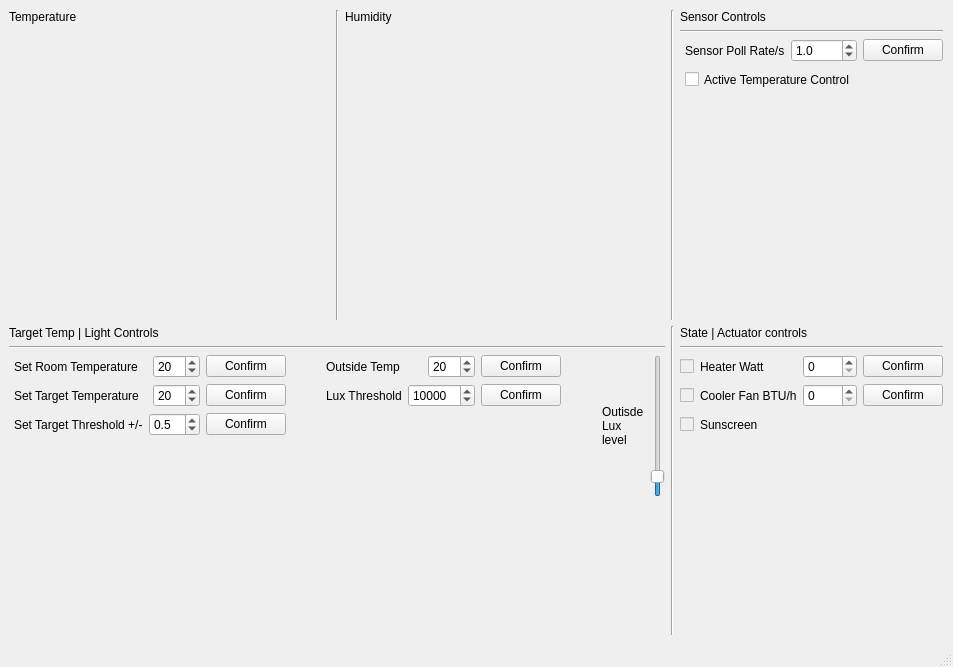
<?xml version="1.0" encoding="UTF-8"?>
<ui version="4.0">
 <class>MainWindow</class>
 <widget class="QMainWindow" name="MainWindow">
  <property name="geometry">
   <rect>
    <x>0</x>
    <y>0</y>
    <width>953</width>
    <height>667</height>
   </rect>
  </property>
  <property name="windowTitle">
   <string>MainWindow</string>
  </property>
  <widget class="QWidget" name="centralwidget">
   <property name="enabled">
    <bool>true</bool>
   </property>
   <layout class="QGridLayout" name="gridLayout">
    <property name="topMargin">
     <number>10</number>
    </property>
    <property name="rightMargin">
     <number>10</number>
    </property>
    <property name="bottomMargin">
     <number>10</number>
    </property>
    <item row="0" column="2">
     <layout class="QVBoxLayout" name="verticalLayout_3">
      <item>
       <widget class="QLabel" name="label_5">
        <property name="sizePolicy">
         <sizepolicy hsizetype="Minimum" vsizetype="Minimum">
          <horstretch>0</horstretch>
          <verstretch>0</verstretch>
         </sizepolicy>
        </property>
        <property name="text">
         <string>Sensor Controls</string>
        </property>
       </widget>
      </item>
      <item>
       <widget class="Line" name="line_2">
        <property name="orientation">
         <enum>Qt::Horizontal</enum>
        </property>
       </widget>
      </item>
      <item>
       <layout class="QHBoxLayout" name="horizontalLayout_5">
        <property name="leftMargin">
         <number>5</number>
        </property>
        <item>
         <widget class="QLabel" name="label_10">
          <property name="text">
           <string>Sensor Poll Rate/s</string>
          </property>
         </widget>
        </item>
        <item>
         <widget class="QDoubleSpinBox" name="SensorPollRateBox">
          <property name="decimals">
           <number>1</number>
          </property>
          <property name="maximum">
           <double>10.000000000000000</double>
          </property>
          <property name="singleStep">
           <double>0.500000000000000</double>
          </property>
          <property name="value">
           <double>1.000000000000000</double>
          </property>
         </widget>
        </item>
        <item>
         <widget class="QPushButton" name="PollRateConfirm">
          <property name="text">
           <string>Confirm</string>
          </property>
         </widget>
        </item>
       </layout>
      </item>
      <item>
       <layout class="QHBoxLayout" name="horizontalLayout_6">
        <property name="leftMargin">
         <number>5</number>
        </property>
        <item>
         <widget class="QCheckBox" name="ActiveTempControlCheckBox">
          <property name="minimumSize">
           <size>
            <width>0</width>
            <height>23</height>
           </size>
          </property>
          <property name="text">
           <string>Active Temperature Control</string>
          </property>
          <property name="checked">
           <bool>false</bool>
          </property>
         </widget>
        </item>
       </layout>
      </item>
      <item>
       <spacer name="verticalSpacer">
        <property name="orientation">
         <enum>Qt::Vertical</enum>
        </property>
        <property name="sizeHint" stdset="0">
         <size>
          <width>20</width>
          <height>20</height>
         </size>
        </property>
       </spacer>
      </item>
     </layout>
    </item>
    <item row="1" column="0">
     <layout class="QVBoxLayout" name="verticalLayout_4">
      <item>
       <widget class="QLabel" name="label_2">
        <property name="text">
         <string>Target Temp | Light Controls</string>
        </property>
       </widget>
      </item>
      <item>
       <widget class="Line" name="line">
        <property name="orientation">
         <enum>Qt::Horizontal</enum>
        </property>
       </widget>
      </item>
      <item>
       <layout class="QHBoxLayout" name="horizontalLayout_4">
        <item>
         <layout class="QVBoxLayout" name="SetRoomtargetSettings">
          <property name="leftMargin">
           <number>5</number>
          </property>
          <item>
           <layout class="QHBoxLayout" name="horizontalLayout_7">
            <item>
             <widget class="QLabel" name="label_8">
              <property name="text">
               <string>Set Room Temperature</string>
              </property>
             </widget>
            </item>
            <item alignment="Qt::AlignRight">
             <widget class="QSpinBox" name="RoomTempSelectBox">
              <property name="sizePolicy">
               <sizepolicy hsizetype="Fixed" vsizetype="Fixed">
                <horstretch>0</horstretch>
                <verstretch>0</verstretch>
               </sizepolicy>
              </property>
              <property name="layoutDirection">
               <enum>Qt::LeftToRight</enum>
              </property>
              <property name="wrapping">
               <bool>false</bool>
              </property>
              <property name="minimum">
               <number>-40</number>
              </property>
              <property name="maximum">
               <number>100</number>
              </property>
              <property name="value">
               <number>20</number>
              </property>
             </widget>
            </item>
            <item alignment="Qt::AlignRight">
             <widget class="QPushButton" name="RoomTempConfirm">
              <property name="sizePolicy">
               <sizepolicy hsizetype="Fixed" vsizetype="Fixed">
                <horstretch>0</horstretch>
                <verstretch>0</verstretch>
               </sizepolicy>
              </property>
              <property name="layoutDirection">
               <enum>Qt::LeftToRight</enum>
              </property>
              <property name="text">
               <string>Confirm</string>
              </property>
             </widget>
            </item>
           </layout>
          </item>
          <item>
           <layout class="QHBoxLayout" name="horizontalLayout_9">
            <item>
             <widget class="QLabel" name="label_15">
              <property name="text">
               <string>Set Target Temperature</string>
              </property>
             </widget>
            </item>
            <item>
             <widget class="QSpinBox" name="TargetTempSelectBox">
              <property name="sizePolicy">
               <sizepolicy hsizetype="Fixed" vsizetype="Fixed">
                <horstretch>0</horstretch>
                <verstretch>0</verstretch>
               </sizepolicy>
              </property>
              <property name="layoutDirection">
               <enum>Qt::LeftToRight</enum>
              </property>
              <property name="wrapping">
               <bool>false</bool>
              </property>
              <property name="alignment">
               <set>Qt::AlignLeading|Qt::AlignLeft|Qt::AlignVCenter</set>
              </property>
              <property name="minimum">
               <number>-40</number>
              </property>
              <property name="maximum">
               <number>100</number>
              </property>
              <property name="value">
               <number>20</number>
              </property>
             </widget>
            </item>
            <item>
             <widget class="QPushButton" name="TargetTempConfirm">
              <property name="sizePolicy">
               <sizepolicy hsizetype="Fixed" vsizetype="Fixed">
                <horstretch>0</horstretch>
                <verstretch>0</verstretch>
               </sizepolicy>
              </property>
              <property name="layoutDirection">
               <enum>Qt::LeftToRight</enum>
              </property>
              <property name="text">
               <string>Confirm</string>
              </property>
             </widget>
            </item>
           </layout>
          </item>
          <item>
           <layout class="QHBoxLayout" name="horizontalLayout_10">
            <item>
             <widget class="QLabel" name="label_16">
              <property name="text">
               <string>Set Target Threshold +/-</string>
              </property>
             </widget>
            </item>
            <item>
             <widget class="QDoubleSpinBox" name="TargetThreshSelectBox">
              <property name="sizePolicy">
               <sizepolicy hsizetype="Fixed" vsizetype="Fixed">
                <horstretch>0</horstretch>
                <verstretch>0</verstretch>
               </sizepolicy>
              </property>
              <property name="decimals">
               <number>1</number>
              </property>
              <property name="maximum">
               <double>20.000000000000000</double>
              </property>
              <property name="singleStep">
               <double>0.100000000000000</double>
              </property>
              <property name="value">
               <double>0.500000000000000</double>
              </property>
             </widget>
            </item>
            <item>
             <widget class="QPushButton" name="TargetThreshConfirm">
              <property name="sizePolicy">
               <sizepolicy hsizetype="Fixed" vsizetype="Fixed">
                <horstretch>0</horstretch>
                <verstretch>0</verstretch>
               </sizepolicy>
              </property>
              <property name="layoutDirection">
               <enum>Qt::LeftToRight</enum>
              </property>
              <property name="text">
               <string>Confirm</string>
              </property>
             </widget>
            </item>
           </layout>
          </item>
          <item>
           <spacer name="verticalSpacer_5">
            <property name="orientation">
             <enum>Qt::Vertical</enum>
            </property>
            <property name="sizeHint" stdset="0">
             <size>
              <width>20</width>
              <height>40</height>
             </size>
            </property>
           </spacer>
          </item>
         </layout>
        </item>
        <item>
         <spacer name="horizontalSpacer_4">
          <property name="orientation">
           <enum>Qt::Horizontal</enum>
          </property>
          <property name="sizeHint" stdset="0">
           <size>
            <width>40</width>
            <height>20</height>
           </size>
          </property>
         </spacer>
        </item>
        <item>
         <layout class="QVBoxLayout" name="SetOutsideSettings">
          <item>
           <layout class="QHBoxLayout" name="horizontalLayout_8">
            <item>
             <widget class="QLabel" name="label_14">
              <property name="text">
               <string>Outside Temp</string>
              </property>
             </widget>
            </item>
            <item alignment="Qt::AlignRight">
             <widget class="QSpinBox" name="OutTempSelectBox">
              <property name="sizePolicy">
               <sizepolicy hsizetype="Fixed" vsizetype="Fixed">
                <horstretch>0</horstretch>
                <verstretch>0</verstretch>
               </sizepolicy>
              </property>
              <property name="layoutDirection">
               <enum>Qt::LeftToRight</enum>
              </property>
              <property name="wrapping">
               <bool>false</bool>
              </property>
              <property name="minimum">
               <number>-40</number>
              </property>
              <property name="maximum">
               <number>100</number>
              </property>
              <property name="value">
               <number>20</number>
              </property>
             </widget>
            </item>
            <item alignment="Qt::AlignRight">
             <widget class="QPushButton" name="OutTempConfirm">
              <property name="sizePolicy">
               <sizepolicy hsizetype="Fixed" vsizetype="Fixed">
                <horstretch>0</horstretch>
                <verstretch>0</verstretch>
               </sizepolicy>
              </property>
              <property name="layoutDirection">
               <enum>Qt::LeftToRight</enum>
              </property>
              <property name="text">
               <string>Confirm</string>
              </property>
              <property name="autoDefault">
               <bool>false</bool>
              </property>
              <property name="default">
               <bool>false</bool>
              </property>
              <property name="flat">
               <bool>false</bool>
              </property>
             </widget>
            </item>
           </layout>
          </item>
          <item>
           <layout class="QHBoxLayout" name="horizontalLayout_3">
            <item>
             <widget class="QLabel" name="label_7">
              <property name="sizePolicy">
               <sizepolicy hsizetype="Fixed" vsizetype="Preferred">
                <horstretch>0</horstretch>
                <verstretch>0</verstretch>
               </sizepolicy>
              </property>
              <property name="text">
               <string>Lux Threshold</string>
              </property>
             </widget>
            </item>
            <item>
             <widget class="QSpinBox" name="LuxThreshSelectBox">
              <property name="maximum">
               <number>100000</number>
              </property>
              <property name="singleStep">
               <number>100</number>
              </property>
              <property name="value">
               <number>10000</number>
              </property>
             </widget>
            </item>
            <item>
             <widget class="QPushButton" name="LuxThreshConfirm">
              <property name="text">
               <string>Confirm</string>
              </property>
             </widget>
            </item>
           </layout>
          </item>
          <item>
           <spacer name="verticalSpacer_4">
            <property name="orientation">
             <enum>Qt::Vertical</enum>
            </property>
            <property name="sizeHint" stdset="0">
             <size>
              <width>20</width>
              <height>40</height>
             </size>
            </property>
           </spacer>
          </item>
         </layout>
        </item>
        <item>
         <spacer name="horizontalSpacer">
          <property name="orientation">
           <enum>Qt::Horizontal</enum>
          </property>
          <property name="sizeHint" stdset="0">
           <size>
            <width>40</width>
            <height>20</height>
           </size>
          </property>
         </spacer>
        </item>
        <item>
         <layout class="QVBoxLayout" name="verticalLayout_5">
          <item>
           <layout class="QHBoxLayout" name="horizontalLayout_2">
            <item>
             <widget class="QLabel" name="label_11">
              <property name="sizePolicy">
               <sizepolicy hsizetype="Preferred" vsizetype="Preferred">
                <horstretch>0</horstretch>
                <verstretch>0</verstretch>
               </sizepolicy>
              </property>
              <property name="maximumSize">
               <size>
                <width>42</width>
                <height>16777215</height>
               </size>
              </property>
              <property name="text">
               <string>Outisde Lux level</string>
              </property>
              <property name="wordWrap">
               <bool>true</bool>
              </property>
             </widget>
            </item>
            <item>
             <widget class="QSlider" name="OutsideLuxSlider">
              <property name="sizePolicy">
               <sizepolicy hsizetype="Fixed" vsizetype="Fixed">
                <horstretch>0</horstretch>
                <verstretch>0</verstretch>
               </sizepolicy>
              </property>
              <property name="minimumSize">
               <size>
                <width>0</width>
                <height>142</height>
               </size>
              </property>
              <property name="toolTip">
               <string extracomment="Outside Lux Slider"/>
              </property>
              <property name="toolTipDuration">
               <number>2</number>
              </property>
              <property name="whatsThis">
               <string extracomment="Outside Lux Slider"/>
              </property>
              <property name="accessibleName">
               <string extracomment="Outside Lux Slider"/>
              </property>
              <property name="accessibleDescription">
               <string extracomment="Outside Lux Slider"/>
              </property>
              <property name="minimum">
               <number>1</number>
              </property>
              <property name="maximum">
               <number>100000</number>
              </property>
              <property name="value">
               <number>10000</number>
              </property>
              <property name="orientation">
               <enum>Qt::Vertical</enum>
              </property>
             </widget>
            </item>
           </layout>
          </item>
         </layout>
        </item>
       </layout>
      </item>
      <item>
       <spacer name="verticalSpacer_3">
        <property name="orientation">
         <enum>Qt::Vertical</enum>
        </property>
        <property name="sizeType">
         <enum>QSizePolicy::Expanding</enum>
        </property>
        <property name="sizeHint" stdset="0">
         <size>
          <width>0</width>
          <height>0</height>
         </size>
        </property>
       </spacer>
      </item>
     </layout>
    </item>
    <item row="1" column="2">
     <layout class="QVBoxLayout" name="GridVertical4">
      <item>
       <widget class="QLabel" name="label_4">
        <property name="text">
         <string>State | Actuator controls</string>
        </property>
       </widget>
      </item>
      <item>
       <widget class="Line" name="line_3">
        <property name="orientation">
         <enum>Qt::Horizontal</enum>
        </property>
       </widget>
      </item>
      <item>
       <layout class="QHBoxLayout" name="HeaterLayout">
        <property name="spacing">
         <number>6</number>
        </property>
        <item>
         <widget class="QCheckBox" name="HeaterStateBox">
          <property name="enabled">
           <bool>false</bool>
          </property>
          <property name="sizePolicy">
           <sizepolicy hsizetype="Fixed" vsizetype="Fixed">
            <horstretch>0</horstretch>
            <verstretch>0</verstretch>
           </sizepolicy>
          </property>
          <property name="text">
           <string notr="true"/>
          </property>
          <property name="shortcut">
           <string/>
          </property>
          <property name="checkable">
           <bool>true</bool>
          </property>
          <property name="checked">
           <bool>false</bool>
          </property>
          <property name="tristate">
           <bool>false</bool>
          </property>
         </widget>
        </item>
        <item>
         <widget class="QLabel" name="label_9">
          <property name="sizePolicy">
           <sizepolicy hsizetype="Preferred" vsizetype="Preferred">
            <horstretch>0</horstretch>
            <verstretch>0</verstretch>
           </sizepolicy>
          </property>
          <property name="minimumSize">
           <size>
            <width>0</width>
            <height>23</height>
           </size>
          </property>
          <property name="text">
           <string>Heater Watt</string>
          </property>
         </widget>
        </item>
        <item>
         <widget class="QSpinBox" name="HeaterWattSelectBox">
          <property name="sizePolicy">
           <sizepolicy hsizetype="Maximum" vsizetype="Fixed">
            <horstretch>0</horstretch>
            <verstretch>0</verstretch>
           </sizepolicy>
          </property>
          <property name="maximumSize">
           <size>
            <width>16777215</width>
            <height>16777215</height>
           </size>
          </property>
          <property name="layoutDirection">
           <enum>Qt::LeftToRight</enum>
          </property>
          <property name="prefix">
           <string/>
          </property>
          <property name="maximum">
           <number>5000</number>
          </property>
          <property name="singleStep">
           <number>100</number>
          </property>
         </widget>
        </item>
        <item>
         <widget class="QPushButton" name="HeaterWattConfirm">
          <property name="sizePolicy">
           <sizepolicy hsizetype="Fixed" vsizetype="Fixed">
            <horstretch>0</horstretch>
            <verstretch>0</verstretch>
           </sizepolicy>
          </property>
          <property name="layoutDirection">
           <enum>Qt::RightToLeft</enum>
          </property>
          <property name="text">
           <string>Confirm</string>
          </property>
         </widget>
        </item>
       </layout>
      </item>
      <item>
       <layout class="QHBoxLayout" name="CoolerLayout">
        <item>
         <widget class="QCheckBox" name="CoolerStateBox">
          <property name="enabled">
           <bool>false</bool>
          </property>
          <property name="sizePolicy">
           <sizepolicy hsizetype="Fixed" vsizetype="Fixed">
            <horstretch>0</horstretch>
            <verstretch>0</verstretch>
           </sizepolicy>
          </property>
          <property name="autoFillBackground">
           <bool>false</bool>
          </property>
          <property name="text">
           <string/>
          </property>
          <property name="checkable">
           <bool>true</bool>
          </property>
         </widget>
        </item>
        <item>
         <widget class="QLabel" name="label_12">
          <property name="sizePolicy">
           <sizepolicy hsizetype="Preferred" vsizetype="Preferred">
            <horstretch>0</horstretch>
            <verstretch>0</verstretch>
           </sizepolicy>
          </property>
          <property name="minimumSize">
           <size>
            <width>0</width>
            <height>23</height>
           </size>
          </property>
          <property name="text">
           <string>Cooler Fan BTU/h</string>
          </property>
         </widget>
        </item>
        <item>
         <widget class="QSpinBox" name="CoolerBTUSelectBox">
          <property name="sizePolicy">
           <sizepolicy hsizetype="Maximum" vsizetype="Fixed">
            <horstretch>0</horstretch>
            <verstretch>0</verstretch>
           </sizepolicy>
          </property>
          <property name="maximumSize">
           <size>
            <width>16777215</width>
            <height>16777215</height>
           </size>
          </property>
          <property name="prefix">
           <string/>
          </property>
          <property name="maximum">
           <number>5000</number>
          </property>
          <property name="singleStep">
           <number>100</number>
          </property>
         </widget>
        </item>
        <item>
         <widget class="QPushButton" name="CoolerBTUConfirm">
          <property name="sizePolicy">
           <sizepolicy hsizetype="Fixed" vsizetype="Fixed">
            <horstretch>0</horstretch>
            <verstretch>0</verstretch>
           </sizepolicy>
          </property>
          <property name="text">
           <string>Confirm</string>
          </property>
         </widget>
        </item>
       </layout>
      </item>
      <item>
       <layout class="QHBoxLayout" name="SunscreenLayout" stretch="0,0">
        <item>
         <widget class="QCheckBox" name="SunscreenStateBox">
          <property name="enabled">
           <bool>false</bool>
          </property>
          <property name="sizePolicy">
           <sizepolicy hsizetype="Fixed" vsizetype="Fixed">
            <horstretch>0</horstretch>
            <verstretch>0</verstretch>
           </sizepolicy>
          </property>
          <property name="layoutDirection">
           <enum>Qt::LeftToRight</enum>
          </property>
          <property name="autoFillBackground">
           <bool>false</bool>
          </property>
          <property name="text">
           <string/>
          </property>
          <property name="tristate">
           <bool>false</bool>
          </property>
         </widget>
        </item>
        <item>
         <widget class="QLabel" name="label_6">
          <property name="sizePolicy">
           <sizepolicy hsizetype="Preferred" vsizetype="Fixed">
            <horstretch>0</horstretch>
            <verstretch>23</verstretch>
           </sizepolicy>
          </property>
          <property name="minimumSize">
           <size>
            <width>0</width>
            <height>23</height>
           </size>
          </property>
          <property name="layoutDirection">
           <enum>Qt::LeftToRight</enum>
          </property>
          <property name="text">
           <string>Sunscreen</string>
          </property>
          <property name="alignment">
           <set>Qt::AlignLeading|Qt::AlignLeft|Qt::AlignVCenter</set>
          </property>
         </widget>
        </item>
       </layout>
      </item>
      <item>
       <spacer name="verticalSpacer_2">
        <property name="orientation">
         <enum>Qt::Vertical</enum>
        </property>
        <property name="sizeHint" stdset="0">
         <size>
          <width>20</width>
          <height>40</height>
         </size>
        </property>
       </spacer>
      </item>
     </layout>
    </item>
    <item row="0" column="0">
     <layout class="QHBoxLayout" name="horizontalLayout" stretch="1,1,1">
      <property name="sizeConstraint">
       <enum>QLayout::SetDefaultConstraint</enum>
      </property>
      <item>
       <layout class="QVBoxLayout" name="TempGraphLayout" stretch="0">
        <item>
         <widget class="QLabel" name="label">
          <property name="text">
           <string>Temperature</string>
          </property>
          <property name="alignment">
           <set>Qt::AlignLeading|Qt::AlignLeft|Qt::AlignTop</set>
          </property>
         </widget>
        </item>
       </layout>
      </item>
      <item>
       <widget class="Line" name="line_4">
        <property name="orientation">
         <enum>Qt::Vertical</enum>
        </property>
       </widget>
      </item>
      <item>
       <layout class="QVBoxLayout" name="HumidGraphLayout" stretch="0">
        <item>
         <widget class="QLabel" name="label_3">
          <property name="text">
           <string>Humidity</string>
          </property>
          <property name="alignment">
           <set>Qt::AlignLeading|Qt::AlignLeft|Qt::AlignTop</set>
          </property>
         </widget>
        </item>
       </layout>
      </item>
     </layout>
    </item>
    <item row="1" column="1">
     <widget class="Line" name="line_6">
      <property name="orientation">
       <enum>Qt::Vertical</enum>
      </property>
     </widget>
    </item>
    <item row="0" column="1">
     <widget class="Line" name="line_5">
      <property name="sizePolicy">
       <sizepolicy hsizetype="Fixed" vsizetype="Expanding">
        <horstretch>0</horstretch>
        <verstretch>0</verstretch>
       </sizepolicy>
      </property>
      <property name="orientation">
       <enum>Qt::Vertical</enum>
      </property>
     </widget>
    </item>
   </layout>
  </widget>
  <widget class="QMenuBar" name="menubar">
   <property name="geometry">
    <rect>
     <x>0</x>
     <y>0</y>
     <width>953</width>
     <height>21</height>
    </rect>
   </property>
  </widget>
  <widget class="QStatusBar" name="statusbar"/>
 </widget>
 <resources/>
 <connections/>
</ui>
